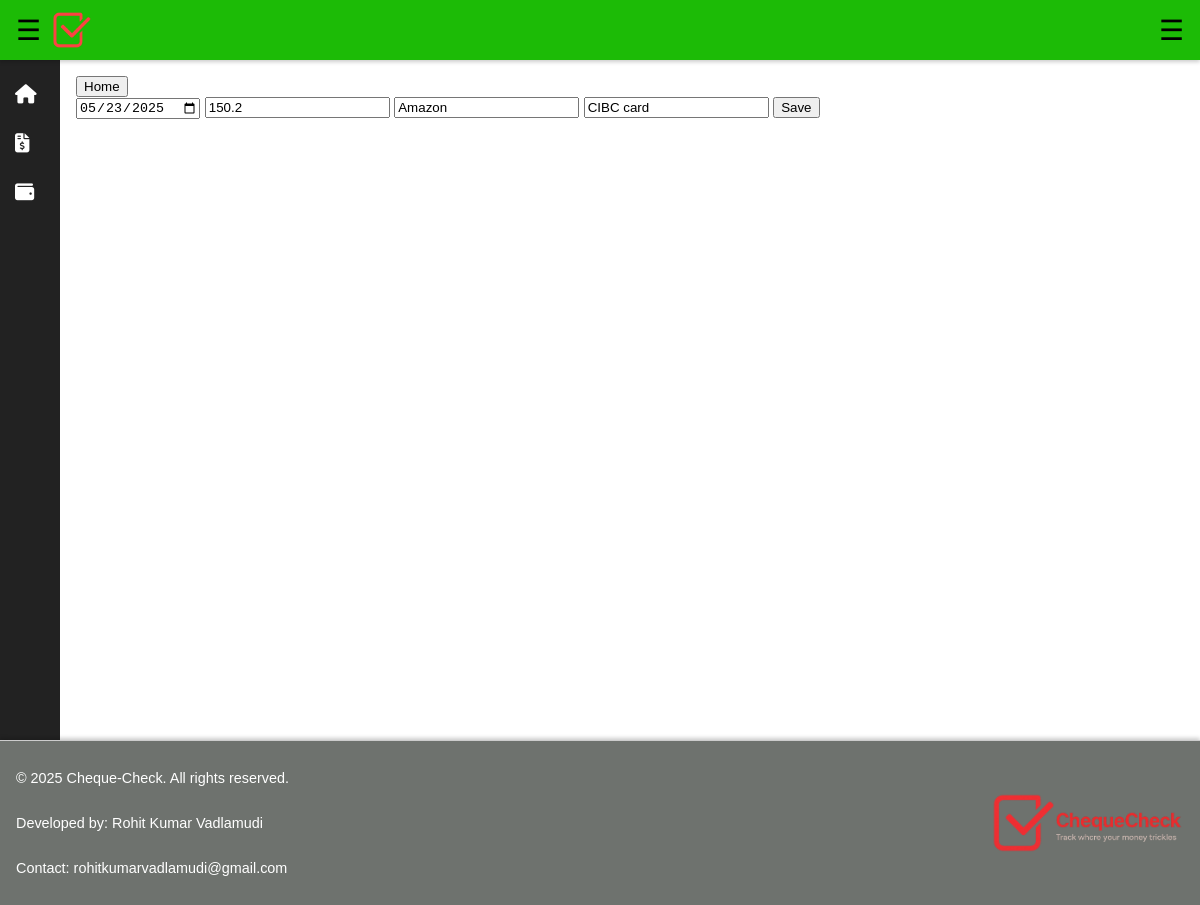
The page /edit/3 on the database its author committed.
### tables this page shows
CREATE TABLE expenses(
	id INTEGER PRIMARY KEY AUTOINCREMENT,
	date TEXT NOT NULL,
	amount REAL NOT NULL,
	category TEXT NOT NULL,
	notes TEXT);

### app.py (the view)
@app.route("/edit/<int:id>", methods=["GET", "POST"])
def edit(id):
	conn=sq.connect("expenses.db")
	cursor=conn.cursor()
	if request.method=="POST":
		date=request.form['date']
		amount=request.form['amount']
		category=request.form['category']
		notes=request.form['notes']
		cursor.execute("""UPDATE expenses SET amount=?, category=?, notes=? WHERE id IS ?""",(amount,category,notes,id))
		conn.commit()
		conn.close()
		flash("Transaction edited successfully")
		return redirect("/transactions")
	else:
		cursor.execute("""SELECT date, amount, category, notes FROM expenses WHERE id IS ?""",(id,))
		row = cursor.fetchone()
		conn.close()
		if row:
			date, amount, category, notes = row
			return render_template("edit.html", id=id, date=date, amount=amount, category=category, notes=notes)
		else:
			flash("Transaction not found")
			return redirect("/transactions")
	return render_template("transactions.html")

### templates/edit.html (shortened to what this page needs)
{% extends "base.html" %}
{% block content %}
		<a href= "/">
			<button type="button">Home</button>
		</a>
		<form method="POST" action="/edit/{{ id }}">
			<input id="date" type="date" name="date" value="{{date}}" placeholder="date" required>
			<input id="amount" type="number" name="amount" step="0.01" value="{{amount}}" placeholder="Amount" required>
			<input id="category" type="text" name="category" value="{{category}}" placeholder="Category" required>
			<input id="notes" type="text" name="notes" value="{{notes}}" placeholder="Notes">
			<button type="submit">Save</button>
		</form>
{% endblock %}

### static/styles.css (style rules this page uses)
* { box-sizing: border-box; }
body, html { margin: 0; padding: 0; height: 100%; font-family: Arial, sans-serif; }

### rows shown on the page
expenses: date "05/23/2025", amount "150.2", category "Amazon", notes "CIBC card"
